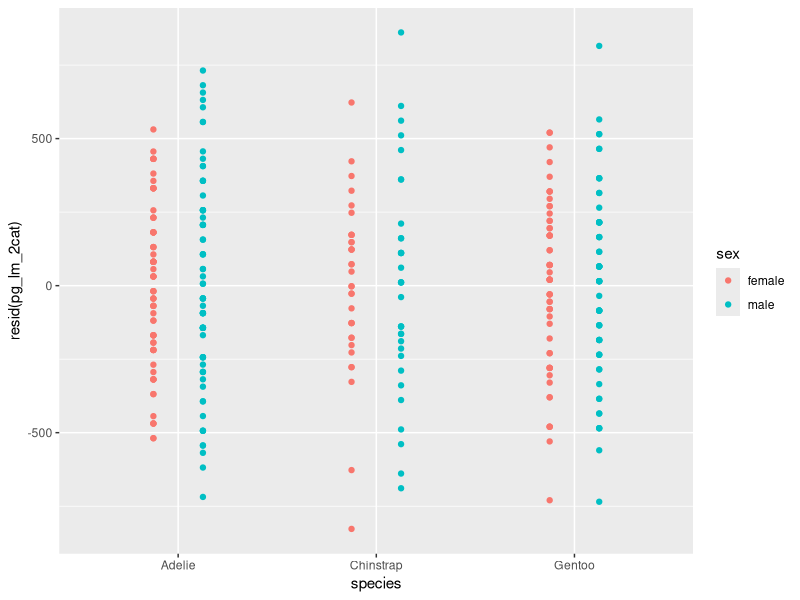
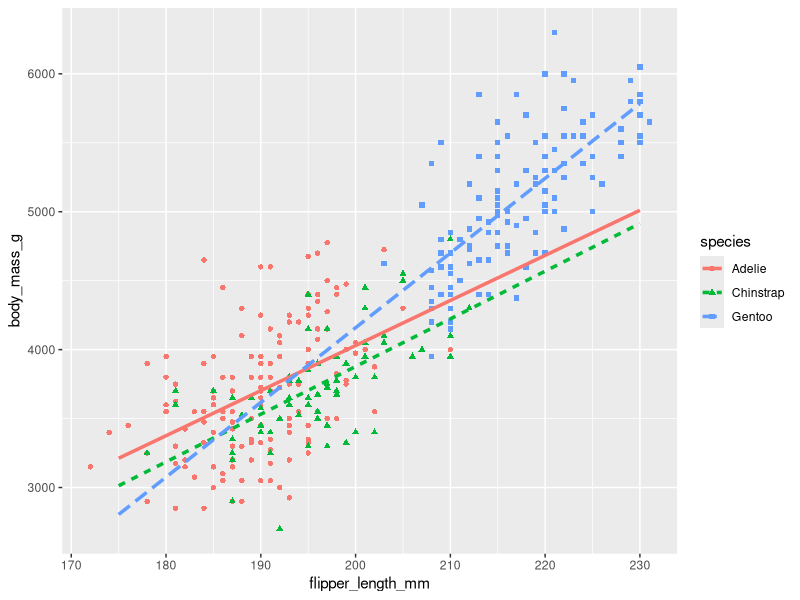

The R script that drew these images, in order:
## ---- chunk 1
knitr::opts_chunk$set(echo = TRUE)
## ---- chunk 2
library(tidyverse)
library(car)
library(palmerpenguins)
## ---- chunk 3
penguins_sim <- penguins |> drop_na()
## ---- chunk 4
penguins_sim
## ---- chunk 5
pg_lm_2cat <- lm(
  body_mass_g ~ sex * species, penguins, 
  contrasts = list(sex=contr.sum, species=contr.sum)
)

summary(pg_lm_2cat)
## ---- chunk 6
Anova(pg_lm_2cat, type=3)
## ---- chunk 7
ggplot(penguins_sim) + geom_point(
  aes(x=species, color=sex, y=resid(pg_lm_2cat)), 
  position=position_dodge(width=0.5)
)
## ---- chunk 8
shapiro.test(resid(pg_lm_2cat))
## ---- chunk 9
leveneTest(pg_lm_2cat)
## ---- chunk 10
penguins_new <- distinct(penguins_sim, species, sex)
penguins_pred <- cbind(
  penguins_new, 
  predict(pg_lm_2cat, penguins_new, interval="confidence")
)
## ---- chunk 11
penguins_pred
## ---- chunk 12
penguins_sim |> group_by(sex, species) |> summarize(
  body_mass_g = mean(body_mass_g)
) |> ungroup()
## ---- chunk 13
pg_lm_2vars <- lm(
  body_mass_g ~ flipper_length_mm * species, penguins_sim, 
  contrasts=list(species=contr.sum)
)

summary(pg_lm_2vars)
## ---- chunk 14
penguins_sub <- penguins_sim |> mutate(
  flipper_diff_mm = flipper_length_mm - mean(flipper_length_mm)
)
## ---- chunk 15
pg_lm_2sub <- lm(
  body_mass_g ~ flipper_diff_mm * species, penguins_sub,
  contrasts=list(species=contr.sum)
)
## ---- chunk 16
summary(pg_lm_2sub)
## ---- chunk 17
Anova(pg_lm_2sub, type=3)
## ---- chunk 18
penguins_2sub_new <- complete(
  data.frame(flipper_length_mm=NA, species=NA),
  flipper_length_mm = seq(175, 231, 2.5),
  species = distinct(penguins_sim, species)$species
) |> drop_na()
## ---- chunk 19
penguins_2sub_new
## ---- chunk 20
penguins_2sub_new <- penguins_2sub_new |> mutate(
  flipper_diff_mm = flipper_length_mm - mean(penguins_sim$flipper_length_mm)
)
## ---- chunk 21
penguins_2sub_pred_body_mass <- predict(pg_lm_2sub, penguins_2sub_new)

penguins_2sub_pred <- cbind(
  penguins_2sub_new,
  data.frame(body_mass_g = penguins_2sub_pred_body_mass)
)
## ---- chunk 22
ggplot(mapping=aes(x=flipper_length_mm, y=body_mass_g, color=species)) +
  geom_point(aes(shape=species), data = penguins_sub) +
  geom_line(aes(linetype=species), data = penguins_2sub_pred, linewidth=1.2)
